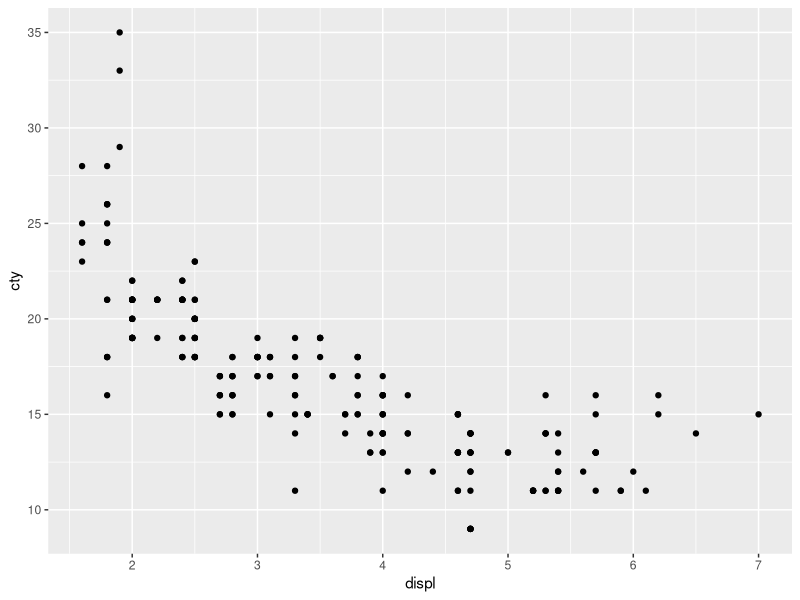
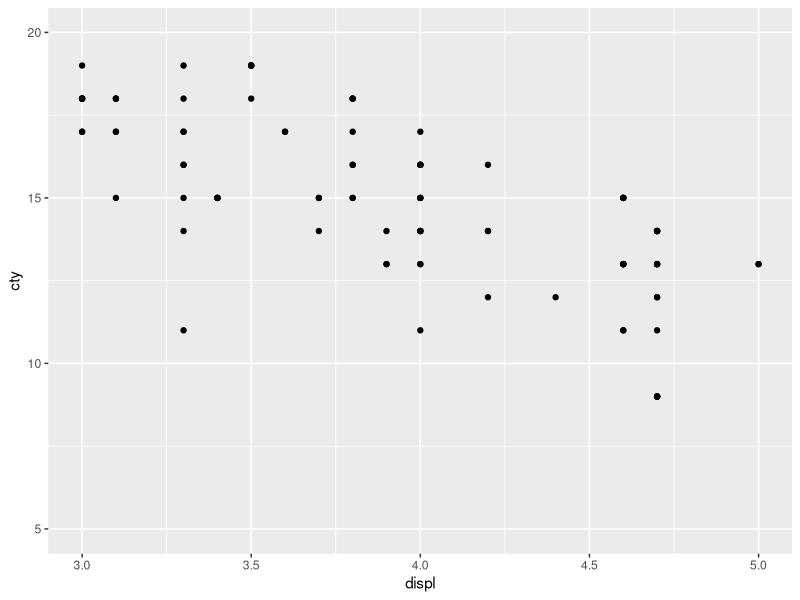
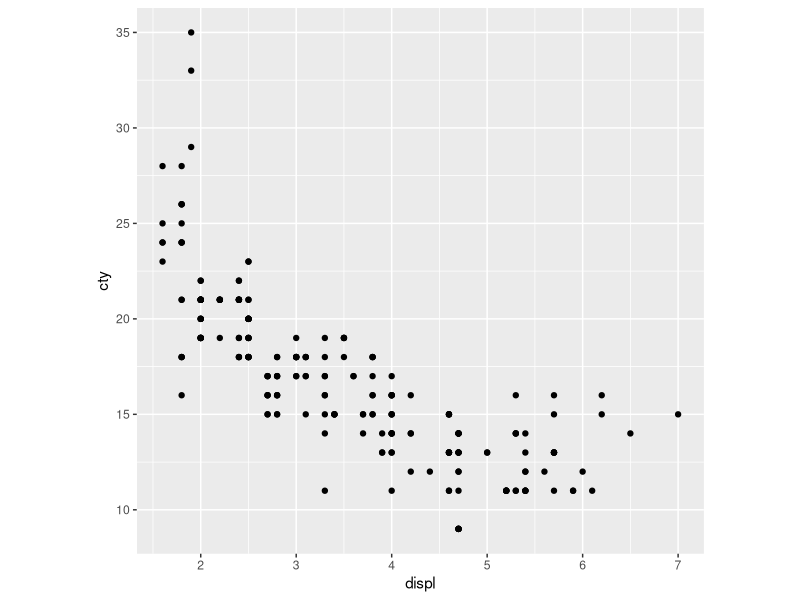

R code for these plots, in order:
#limites y dimensiones de graficos

library(ggplot2)
datos = mpg
head(datos)

#
graficos = ggplot(datos, aes(x=displ, y=cty))
graficos = graficos + geom_point()
print(graficos)
#recortando una zona del grafico
graficos = graficos + coord_cartesian(xlim = c(3,5),ylim = c(5,20))
print(graficos)

#
#cambio de dimensiones del grafico
graficos = ggplot(datos, aes(x=displ, y=cty))
graficos = graficos + geom_point()
#ratio = x/y que indica la relacion de x y 
graficos = graficos + coord_fixed(ratio = .2/1)
print(graficos)



